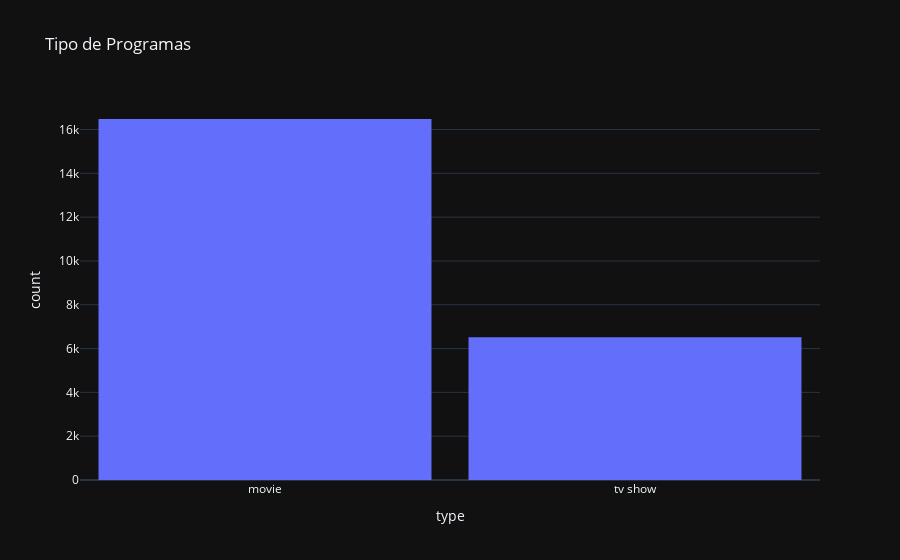

Notebook code for this chart:
### Markdown cell above
Faltan valores en varias columnas, un total de 8, pero las mas significativas son las columnas: Director, Cast, Country y Date_added, donde al rededor del 50 y 30 porciento de sus valores son nulos.

### Code cell
#Cantidad de Movies vs tv shows

fig = px.histogram(Peliculas,x='type',template='plotly_dark',title='Tipo de Programas')
fig.update_layout(bargap=0.1)
fig.show()

### Figure 1 — Plotly figure (JSON) as saved in the notebook; plotly's stock layout.template omitted (floating-point values rounded to 4 significant figures; data arrays with more than 128 entries replaced by an {"elided": "..."} marker saying what was removed)
{"data": [{"alignmentgroup": "True", "bingroup": "x", "hovertemplate": "type=%{x}<br>count=%{y}<extra></extra>", "legendgroup": "", "marker": {"color": "#636efa", "pattern": {"shape": ""}}, "name": "", "offsetgroup": "", "orientation": "v", "showlegend": false, "type": "histogram", "x": {"elided": "22998 str values"}, "xaxis": "x", "yaxis": "y"}], "layout": {"bargap": 0.1, "barmode": "relative", "legend": {"tracegroupgap": 0}, "title": {"text": "Tipo de Programas"}, "xaxis": {"anchor": "y", "domain": [0, 1], "title": {"text": "type"}}, "yaxis": {"anchor": "x", "domain": [0, 1], "title": {"text": "count"}}}}
